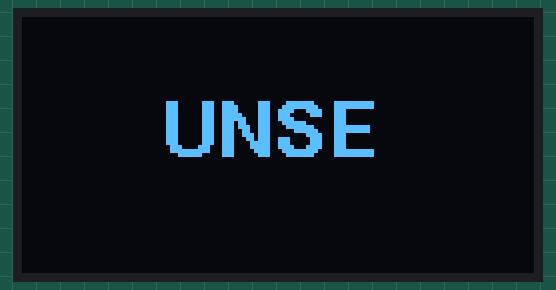
Simulated run of this program. Board: ESP32. Shown: 128×64 one-colour display.

Above: at 0.1 s.

The program:

main.cpp
```cpp
/*
    ─────────────────────────────────────────────────────────────────────

    CURSO: Internet de las Cosas con ESP32
    INSTITUCIÓN: Universidad Nacional de Santiago del Estero (UNSE)

    ─────────────────────────────────────────────────────────────────────

    MÓDULO:      Clase 3 - Sensores y Periféricos
    PROYECTO:    Pantalla OLED - Display Gráfico
    HARDWARE:    Familia ESP32 (todos los modelos)
    FRAMEWORK:   Arduino / PlatformIO

    DESCRIPCIÓN:
    Control básico de pantalla OLED SSD1306 128x64 mediante I2C.
    Muestra texto y gráficos usando librería U8G2. Base para crear
    interfaces de usuario e instrumentos de medición.

    ─────────────────────────────────────────────────────────────────────
*/

#include <Arduino.h>

#include <U8g2lib.h>
#include <Wire.h>

// Constructor para OLED I2C 128x64
U8G2_SSD1306_128X64_NONAME_F_HW_I2C u8g2(U8G2_R0, U8X8_PIN_NONE);

void setup() {
    // ESP32 SDA = GPIO33, SCL = GPIO25
    // ESP32-C3 SDA = GPIO20, SCL = GPIO21
    Wire.begin(20, 21);
    u8g2.begin();
}

void loop() {
    u8g2.clearBuffer();
    u8g2.setFont(u8g2_font_helvB14_tf);
    u8g2.drawStr(35, 35, "UNSE");
    u8g2.sendBuffer();
    delay(500);
}

/*
===============================================================================
                    PANTALLAS OLED - TEORÍA Y REFERENCIA
===============================================================================

--- FUNDAMENTOS DE TECNOLOGÍA OLED ---

¿QUÉ ES OLED?
OLED (Organic Light-Emitting Diode): Tecnología donde cada píxel emite luz
propia mediante compuestos orgánicos que se iluminan con corriente eléctrica.
No requiere retroiluminación como LCD.

VENTAJAS: Alto contraste, ángulos de visión amplios (160°+), respuesta rápida
(<1ms), bajo consumo con fondos oscuros, diseño delgado y flexible.

DESVENTAJAS: Degradación orgánica (burn-in), sensible a humedad, costo mayor,
menor brillo máximo que LCD, degradación desigual de colores.

CONTROLADOR SSD1306 (128x64):
- Memoria: 1KB GDDRAM organizada en 8 páginas de 8 filas
- Voltaje: 1.65-3.3V operación, 3.3-5V lógico
- Consumo: ~20mA (todos píxeles ON)
- Interfaces: I2C (0x3C/0x3D, 100-400kHz) o SPI (más rápido)

CONEXIÓN I2C ESP32-C3:
  GPIO20 → SDA  |  GPIO21 → SCL  |  3.3V → VCC  |  GND → GND

--- LIBRERÍA U8G2 ---

MODOS DE MEMORIA:
_F  (Full Buffer): 1KB RAM, gráficos complejos, más memoria
_1  (Page Buffer): 128B RAM, menos memoria, gráficos limitados
U8X8: Solo texto, mínima RAM, sin gráficos

PROCESO DE RENDERIZADO:
1. clearBuffer() → Limpia RAM
2. Funciones dibujo → Modifican buffer
3. sendBuffer() → Transfiere a display

--- API BÁSICA ---

INICIALIZACIÓN:
  u8g2.begin()                    // Iniciar pantalla
  u8g2.enableUTF8Print()          // Caracteres especiales
  u8g2.clearBuffer()              // Limpiar buffer RAM
  u8g2.sendBuffer()               // Enviar a pantalla

TEXTO:
  u8g2.setFont(fuente)            // Cambiar fuente
  u8g2.drawStr(x, y, "texto")     // Dibujar en (x,y)
  u8g2.setCursor(x, y)            // Posicionar cursor
  u8g2.print("texto")             // Imprimir en cursor
  u8g2.getStrWidth("texto")       // Ancho en píxeles

ALINEACIÓN:
  Derecha:  x = 128 - u8g2.getStrWidth("texto");
  Centro:   x = (128 - u8g2.getStrWidth("texto")) / 2;

GRÁFICOS:
  u8g2.drawPixel(x, y)                   // Píxel
  u8g2.drawLine(x1, y1, x2, y2)          // Línea
  u8g2.drawHLine(x, y, w)                // Línea horizontal
  u8g2.drawVLine(x, y, h)                // Línea vertical
  u8g2.drawFrame(x, y, w, h)             // Marco vacío
  u8g2.drawBox(x, y, w, h)               // Caja rellena
  u8g2.drawRFrame(x, y, w, h, r)         // Marco redondeado
  u8g2.drawRBox(x, y, w, h, r)           // Caja redondeada
  u8g2.drawCircle(x, y, r)               // Círculo vacío
  u8g2.drawDisc(x, y, r)                 // Círculo relleno

COLOR (monocromático):
  u8g2.setDrawColor(1)            // Blanco (ON)
  u8g2.setDrawColor(0)            // Negro (OFF)
  u8g2.setDrawColor(2)            // Invertir (XOR)

--- FUENTES ÚTILES ---

PEQUEÑAS (6-8px):
  u8g2_font_4x6_tf    u8g2_font_5x7_tf    u8g2_font_6x10_tf
  u8g2_font_7x13_tf   u8g2_font_helvB08_tf

MEDIANAS (10-12px):
  u8g2_font_8x13_tf   u8g2_font_9x15_tf   u8g2_font_10x20_tf
  u8g2_font_helvB10_tf

NÚMEROS:
  u8g2_font_10x20_mn  (solo números, monospace)
  u8g2_font_10x20_mr  (números + símbolos)

SUFIJOS:
  _tf = Transparente, todos caracteres
  _tr = Transparente, ASCII reducido
  _tn = Transparente, solo números
  _mn = Monospace, solo números

--- EJEMPLOS PRÁCTICOS ---

MENÚ:
  u8g2.setFont(u8g2_font_7x13_tf);
  u8g2.drawStr(0, 15, "> Opcion 1");
  u8g2.drawStr(0, 30, "  Opcion 2");
  u8g2.drawStr(0, 45, "  Opcion 3");

BARRA DE PROGRESO:
  u8g2.drawFrame(10, 20, 100, 10);
  u8g2.drawBox(12, 22, progreso, 6);

SENSOR CON ALINEACIÓN:
  u8g2.setFont(u8g2_font_7x13_tf);
  u8g2.drawStr(0, 15, "Temp:");
  String temp = String(25.3, 1) + " C";
  int x = 128 - u8g2.getStrWidth(temp.c_str());
  u8g2.drawStr(x, 15, temp.c_str());

--- SISTEMA DE COORDENADAS ---

Origen (0,0) = Esquina superior izquierda
X: 0→127 (derecha)  |  Y: 0→63 (abajo)
IMPORTANTE: Y para texto = línea base (no parte superior)
Pantalla 128x64: ~8-10 líneas texto, ~16-20 caracteres/línea

--- MEJORES PRÁCTICAS ---

✓ Usar clearBuffer() al inicio del loop
✓ Usar sendBuffer() al final del loop
✓ Fondos oscuros = menor consumo
✓ Evitar imágenes estáticas (prevenir burn-in)
✓ Minimizar llamadas a sendBuffer() (optimización)
✓ Usar getStrWidth() para alineación precisa
✓ Fuentes _mn para displays numéricos

TROUBLESHOOTING:
- No enciende: Verificar VCC, GND, conexiones I2C
- Texto cortado: Revisar coordenadas y tamaño fuente
- Parpadeo: Verificar clearBuffer()/sendBuffer()
- Lentitud: Optimizar frecuencia I2C o usar SPI

===============================================================================
*/

/*

// ===============================================================================
// EJEMPLO COMPLETO

#include <Arduino.h>
#include <U8g2lib.h>
#include <Wire.h>

// Constructor para OLED I2C 128x64
U8G2_SSD1306_128X64_NONAME_F_HW_I2C u8g2(U8G2_R0, U8X8_PIN_NONE);

void setup() {
    Wire.begin(20, 21); // ESP32-C3 SDA = GPIO20, SCL = GPIO21
    u8g2.begin();
    u8g2.enableUTF8Print(); // Soporte para caracteres especiales
}

void loop() {
    u8g2.clearBuffer();

    // Fuente mediana (8 píxeles altura) - IDEAL para tu caso
    u8g2.setFont(u8g2_font_7x13_tf);

    // Labels alineadas a la izquierda
    u8g2.drawStr(0, 15, "NTC:");
    u8g2.drawStr(0, 30, "DS18B20:");

    // Temperaturas alineadas a la derecha
    String temp1 = "25.3 C";
    String temp2 = "25.1 C";

    // Calcular posición X para alineación a la derecha
    int x1 = 128 - u8g2.getStrWidth(temp1.c_str());
    int x2 = 128 - u8g2.getStrWidth(temp2.c_str());

    u8g2.drawStr(x1, 15, temp1.c_str());
    u8g2.drawStr(x2, 30, temp2.c_str());

    // String centrada "UNSE" al final
    u8g2.setFont(u8g2_font_10x20_te);
    String unse = "UNSE";
    int xUnse = (128 - u8g2.getStrWidth(unse.c_str())) / 2;
    u8g2.drawStr(xUnse, 64, unse.c_str());

    u8g2.sendBuffer();
    delay(500);
}

*/
```
